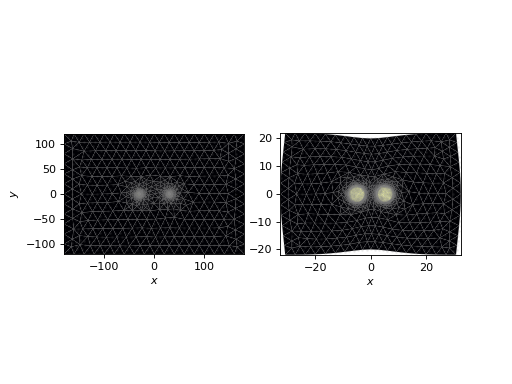

Write Python code to recreate this figure.
import matplotlib.pyplot as plt
fig,axs = plt.subplots(1,2)

dicoupler.plot_mesh(z=0,ax=axs[0])
dicoupler.plot_mesh(z=dicoupler.z_ex/2,ax=axs[1])
plt.show()
